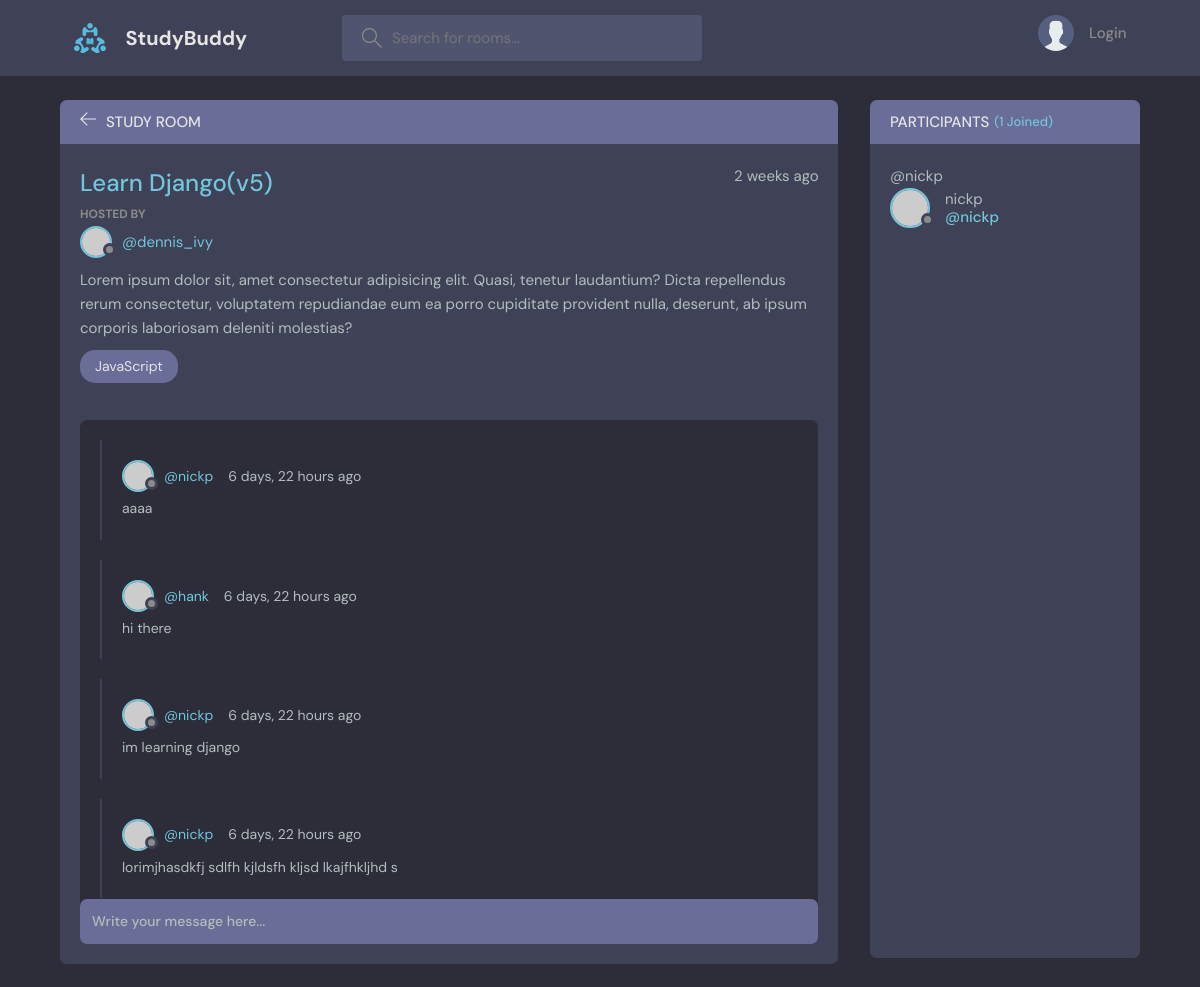
The page /room/1/ on the database as committed earlier.
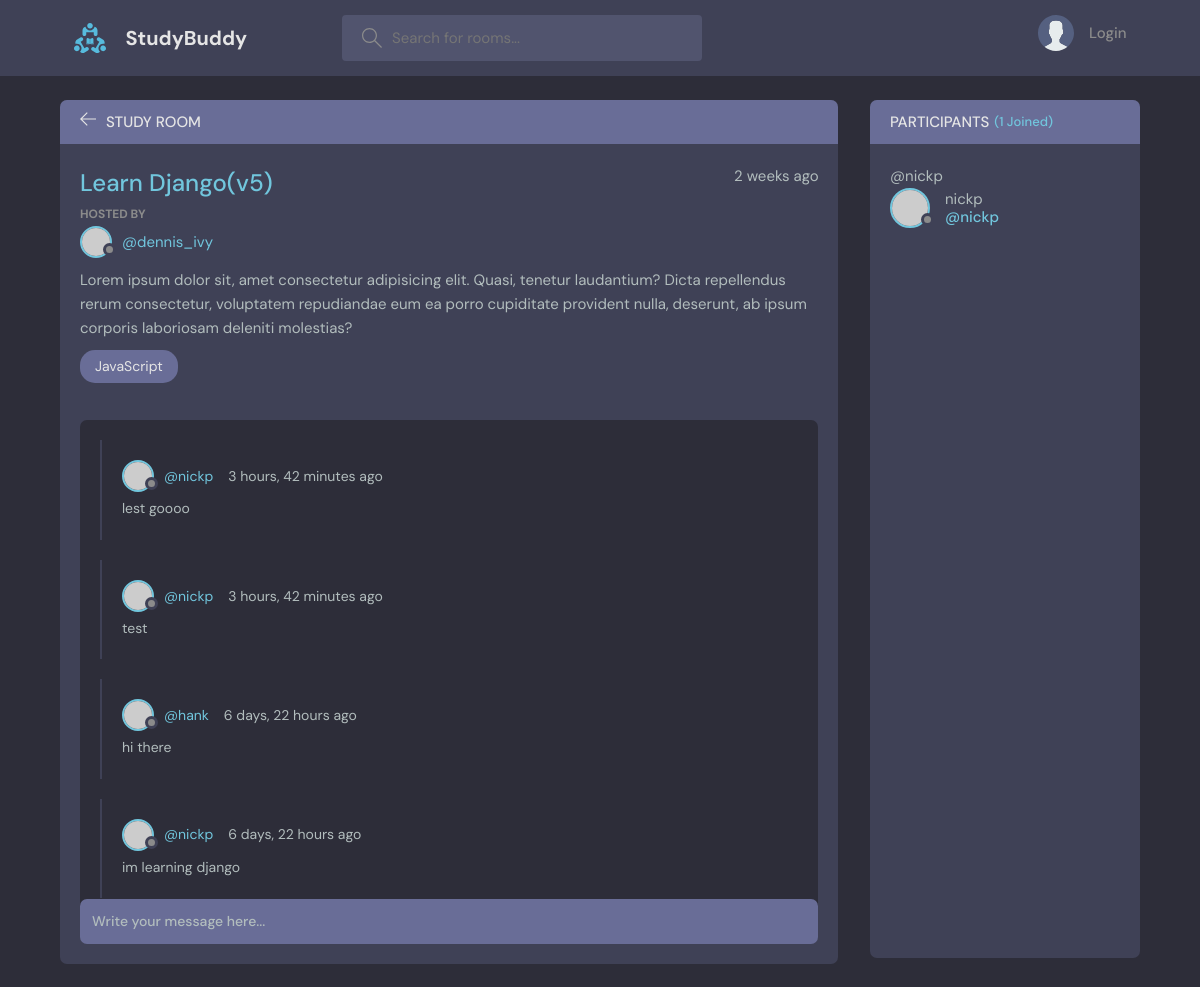
The same page on the database as committed later.
### base/models.py (models this page shows, shortened)
class Message(models.Model):
    user = models.ForeignKey(User, on_delete=models.CASCADE)
    room = models.ForeignKey(Room, on_delete=models.CASCADE)
    msg = models.TextField()
    updated = models.DateTimeField(auto_now=True)
    created = models.DateTimeField(auto_now_add=True)
    class Meta:
        ordering = ['-updated', '-created']

### base/views.py (the view)
# urls.py: path('room/<int:pk>/', views.room, name='room'),
def room(request, pk) -> HttpResponse:
    room = Room.objects.get(id=pk)
    msgs = room.message_set.all().order_by('-created')
    participants = room.participants.all()
    if request.method == 'POST':
        print("hit post")
        form = Message.objects.create(msg=request.POST.get('msg'), user=request.user, room=room)
        form.save()
        room.participants.add(request.user)
        return redirect(f"/room/{pk}")
    context = {'room': room, "msgs": msgs, "participants": participants}
    return render(request, "room.html", context=context)

### templates/room.html (shortened to what this page needs)
{% extends 'main.html' %}
{% block content %}
<main class="profile-page layout layout--2">
  <div class="container">
    <div class="room">
      <div class="room__top">
        <div class="room__topLeft">
          <a href="{% url 'home' %}">
            <svg version="1.1" xmlns="http://www.w3.org/2000/svg" width="32" height="32" viewBox="0 0 32 32">
              <title>arrow-left</title>
              <path
                d="M13.723 2.286l-13.723 13.714 13.719 13.714 1.616-1.611-10.96-10.96h27.625v-2.286h-27.625l10.965-10.965-1.616-1.607z"
              ></path>
            </svg>
          </a>
          <h3>Study Room</h3>
        </div>
      </div>
      <div class="room__box scroll">
        <div class="room__header scroll">
          <div class="room__info">
            <h3>{{room.name}}</h3>
            <span>{{room.date_created|timesince}} ago</span>
          </div>
          <div class="room__hosted">
            <p>Hosted By</p>
            <a href="#" class="room__author">
              <div class="avatar avatar--small">
                <img src="https://randomuser.me/api/portraits/men/37.jpg" />
              </div>
              <span>@dennis_ivy</span>
            </a>
          </div>
          <div class="room__details">
            Lorem ipsum dolor sit, amet consectetur adipisicing elit. Quasi, tenetur laudantium? Dicta repellendus
            rerum consectetur, voluptatem repudiandae eum ea porro cupiditate provident nulla, deserunt, ab ipsum
            corporis laboriosam deleniti molestias?
          </div>
          <span class="room__topics">JavaScript</span>
        </div>
        <div class="room__conversation">
          <div class="threads scroll">
            {% for msg in msgs %}
            <div class="thread">
              <div class="thread__top">
                <div class="thread__author">
                  <a href="#" class="thread__authorInfo">
                    <div class="avatar avatar--small">
                      <img src="https://randomuser.me/api/portraits/men/37.jpg" />
                    </div>
                    <span>@{{msg.user}}</span>
                  </a>
                  <span class="thread__date">{{msg.created|timesince}} ago</span>
                </div>
              </div>
              <div class="thread__details">
                {{msg.msg}}
              </div>
            </div>
            {% endfor %}
          </div>
        </div>
      </div>
      <div class="room__message">
        <form method="POST" action="">{% csrf_token %}<input name="msg" placeholder="Write your message here..." /></form>
      </div>
    </div>
    <div class="participants">
      <h3 class="participants__top">Participants <span>({{participants.count}} Joined)</span></h3>
      <div class="participants__list scroll">
        {% for p in participants %}
            <p>  @{{p.username}}</p>
        <a href="{% url 'user-profile' p.id %}" class="participant">
          <div class="avatar avatar--medium">
            <img src="https://randomuser.me/api/portraits/men/37.jpg" />
          </div>
          <p>
            {{p.username}}
            <span>@{{p.username}}</span>
          </p>
        </a>
        {% endfor %}
      </div>
    </div>
  </div>
</main>
{% endblock content %}

Rows that differ between the two databases and show on the page:
removed Message: user "nickp", created "6 days, 22 hours", msg "aaaa"
removed Message: user "nickp", created "6 days, 22 hours", msg "lorimjhasdkfj sdlfh kjldsfh kljsd lkajfhkljhd s"
added Message: user "nickp", created "3 hours, 42 minutes", msg "lest goooo"
added Message: user "nickp", created "3 hours, 42 minutes", msg "test"
